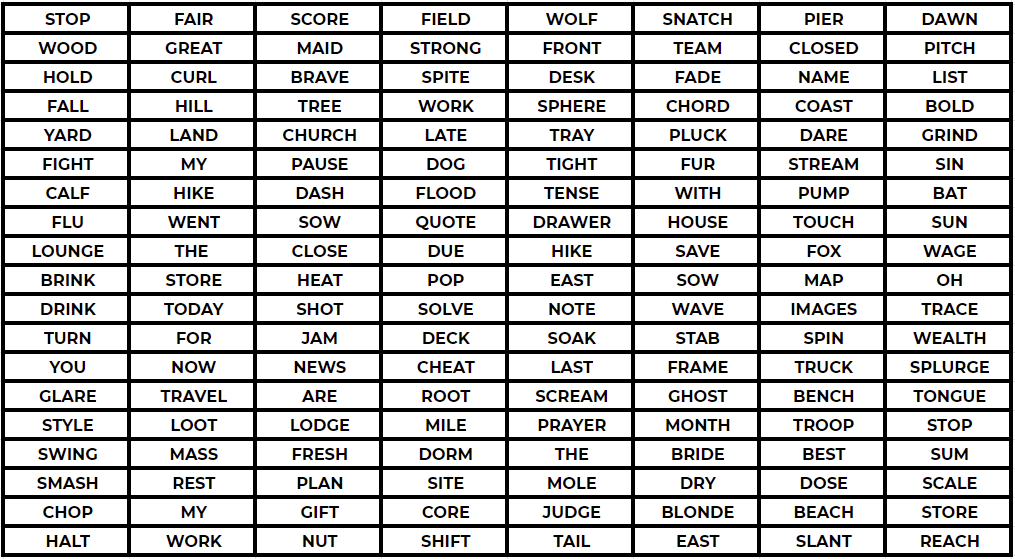
#> input picture python_images/word_matrix.png, 1015 x 559 px
$ jupyter execute myattempt.ipynb
#> lines starting #> are read from the running program, lines starting #| are printed output that depends on the picture
[cell 1]
from PIL import Image

[cell 2]
word_matrix = Image.open('word_matrix.png')
#> word_matrix is the input picture: PIL image 1015x559 RGBA; mean R, G, B, A 192.9, 192.7, 192.7, 255

[cell 3]
mask = Image.open('mask.png')
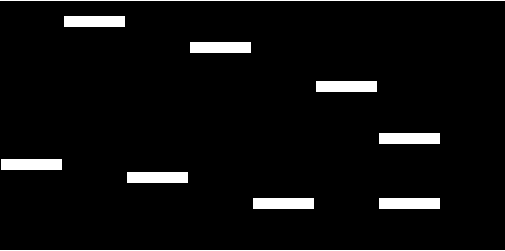
#> input picture python_images/mask.png, 505 x 251 px
#> mask is the input picture: PIL image 505x251 RGBA; mean R, G, B, A 12.8, 12.8, 12.8, 255

[cell 4]
word_matrix

[cell 5]
mask

[cell 6]
word_matrix.size
#> Out = (1015, 559)

[cell 7]
mask.size
#> Out = (505, 251)

[cell 8]
word_matrix = word_matrix.resize((505,251))
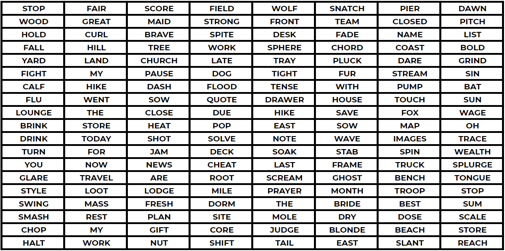
#> word_matrix: PIL image 505x251 RGBA; mean R, G, B, A 191.8, 191.6, 191.6, 255

[cell 9]
word_matrix

[cell 10]
mask.putalpha(50)
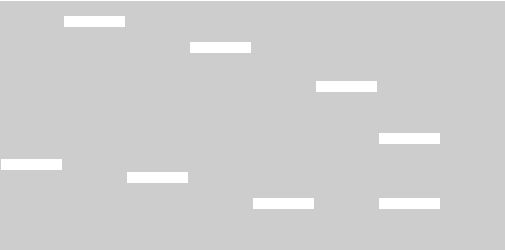
#> mask: PIL image 505x251 RGBA; mean R, G, B, A 12.8, 12.8, 12.8, 50; transparent parts drawn white

[cell 11]
mask

[cell 12]
word_matrix.putalpha(50)
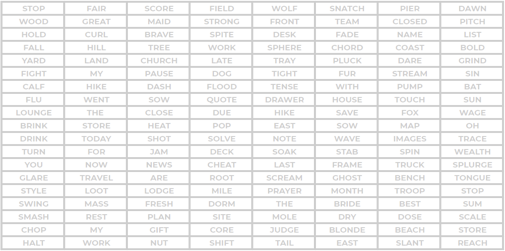
#> word_matrix: PIL image 505x251 RGBA; mean R, G, B, A 191.8, 191.6, 191.6, 50; transparent parts drawn white

[cell 13]
word_matrix.paste(im=mask,box=(0,0),mask=mask)
